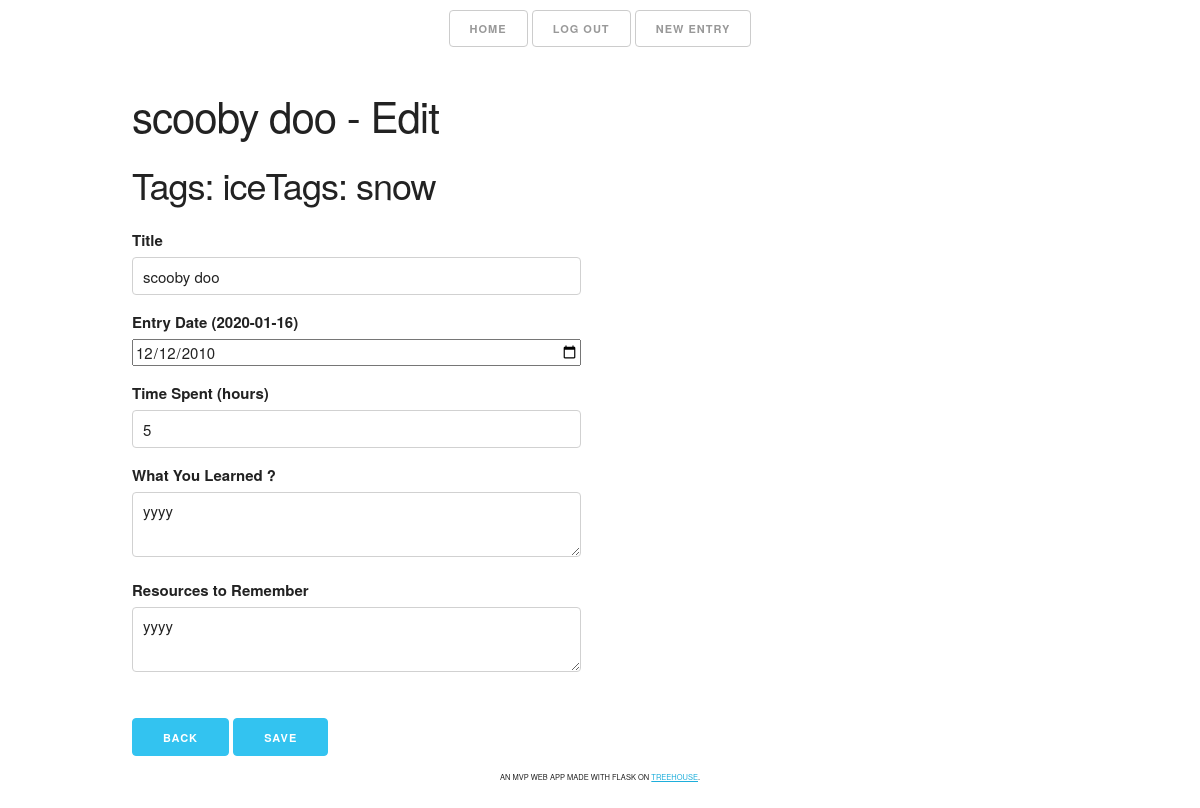
The app's page /entries/scooby-doo/edit (signed in) with its own data.
### models.py (models this page shows, shortened)
class BaseModel(Model):
    class Meta:
        database = database

class Entry(BaseModel):
    user = ForeignKeyField(User, backref='entries')
    title = CharField()
    slug = CharField(unique=True)
    entry_date = DateField(default=datetime.date.today(), index=True)
    time_spent = IntegerField()
    what_you_learned = TextField()
    to_remember = TextField()

class Tag(BaseModel):
    entry_tag = ForeignKeyField(Entry, backref='tags')
    tag = CharField()

### app.py (the view, shortened to what this page needs)
@app.route('/entries/<slug>/edit', methods=('GET', 'POST'))
@login_required
def edit_entry(slug):
    if slug:
        entry = models.Entry.select().where(models.Entry.slug == slug).get()
        tag = models.Tag.select().join(models.Entry).where(models.Entry.id == models.Tag.entry_tag_id).order_by(
            models.Tag.tag)
        form = forms.EntryForm(obj=entry)
    return render_template('edit.html', form=form, tag=tag, entry=entry)

### forms.py
class EntryForm(FlaskForm):
    title = StringField('Title', validators=[DataRequired(message='You must add title')])
    entry_date = DateField('Entry Date (2020-01-16)', format='%Y-%m-%d',
                           validators=[DataRequired(message='You must enter date in format (2020-01-16)')])
    time_spent = StringField('Time Spent (hours)')
    what_you_learned = TextAreaField('What You Learned ?')
    to_remember = TextAreaField('Resources to Remember')

### app.py (called while the page is built)
@login_manager.user_loader
def load_user(user_id):
    try:
        g.user = models.User.get(models.User.id == user_id)
        return g.user
    except models.DoesNotExist:
        g.user = None
        return g.user

@app.before_request
def _db_connect():
    models.database.connect()

@app.teardown_request
def _db_close(response):
    if not models.database.is_closed():
        models.database.close()
    return response

### templates/edit.html (shortened to what this page needs)
{% extends 'layout.html' %}
{% from 'macros.html' import render_field %}
{% block content %}
<h2>{{ entry.title }} - Edit</h2>
<h3>{% for word in tag %}Tags: {{ word.tag }}{% endfor %}</h3>
<form method='POST' action=''>
  <div class="row">
    <div class="six columns">
      {{ render_field(form.title) }}
    </div>
  </div>
  <div class="row">
    <div class="six columns">
      {{ render_field(form.entry_date) }}
    </div>
  </div>
  <div class="row">
    <div class="six columns">
      {{ render_field(form.time_spent) }}
    </div>
  </div>
  <div class="row">
    <div class="six columns">
      {{ render_field(form.what_you_learned) }}
    </div>
  </div>
  <div class="row">
      <div class="six columns">
      {{ render_field(form.to_remember) }}
    </div>
  </div>
  </div>
  <div class="row">
  <div class="u-full-width">
    <button type="button" class="button-primary" onclick="parent.location='http://0.0.0.0:8000/entries'">Back</button>
    {% if current_user.is_authenticated %}
    <input type="submit" class="button-primary" value="Save">
    {% endif %}
  </div>
  </div>
{% endblock %}

### templates/macros.html (shortened to what this page needs)
{% macro render_field(field) %}
{{ field.label }}
{{ field(class="u-full-width") }}
{% endmacro %}

### static/css/skeleton.css (style rules this page uses)
.column, .columns { width: 100%; float: left; box-sizing: border-box; }
@media (min-width: 550px) { .column, .columns { margin-left: 4%; } }
@media (min-width: 550px) { .column:first-child, .columns:first-child { margin-left: 0; } }
@media (min-width: 550px) { .six.columns { width: 48%; } }
html { font-size: 62.5%; }
body { font-size: 1.5em; line-height: 1.6; font-weight: 400; font-family: "Raleway", "HelveticaNeue", "Helvetica Neue", Helvetica, Arial, sans-serif; color: #222; }
h1, h2, h3, h4, h5, h6 { margin-top: 0; margin-bottom: 2rem; font-weight: 300; }
h2 { font-size: 3.6rem; line-height: 1.25; letter-spacing: -.1rem; }
h3 { font-size: 3.0rem; line-height: 1.3; letter-spacing: -.1rem; }
@media (min-width: 550px) { h2 { font-size: 4.2rem; } }
@media (min-width: 550px) { h3 { font-size: 3.6rem; } }
.button, button, input[type="submit"], input[type="reset"], input[type="button"] { display: inline-block; height: 38px; padding: 0 30px; color: #555; text-align: center; font-size: 11px; font-weight: 600; line-height: 38px; letter-spacing: .1rem; text-transform: uppercase; text-decoration: none; white-space: nowrap; background-color: transparent; border-radius: 4px; border: 1px solid #bbb; cursor: pointer; box-sizing: border-box; }
.button.button-primary, button.button-primary, input[type="submit"].button-primary, input[type="reset"].button-primary, input[type="button"].button-primary { color: #FFF; background-color: #33C3F0; border-color: #33C3F0; }
input[type="email"], input[type="number"], input[type="search"], input[type="text"], input[type="tel"], input[type="url"], input[type="password"], textarea, select { height: 38px; padding: 6px 10px; background-color: #fff; border: 1px solid #D1D1D1; border-radius: 4px; box-shadow: none; box-sizing: border-box; }
input[type="email"], input[type="number"], input[type="search"], input[type="text"], input[type="tel"], input[type="url"], input[type="password"], textarea { -webkit-appearance: none; -moz-appearance: none; appearance: none; }
textarea { min-height: 65px; padding-top: 6px; padding-bottom: 6px; }
label, legend { display: block; margin-bottom: .5rem; font-weight: 600; }
button, .button { margin-bottom: 1rem; }
input, textarea, select, fieldset { margin-bottom: 1.5rem; }
pre, blockquote, dl, figure, table, p, ul, ol, form { margin-bottom: 2.5rem; }
.u-full-width { width: 100%; box-sizing: border-box; }
.container:after, .row:after, .u-cf { content: ""; display: table; clear: both; }

### static/css/myjournal.css (style rules this page uses)
body { margin: 1em; }

### records on screen
Entry: title "scooby doo", entry_date "12/12/2010", time_spent "5", what_you_learned "yyyy", to_remember "yyyy"
Tag: tag "ice"
Tag: tag "snow"

### other values on screen
{{ field.label }} "Title Entry Date (2020-01-16) Time Spent (hours) What You Learned ? Resources to Remember"
